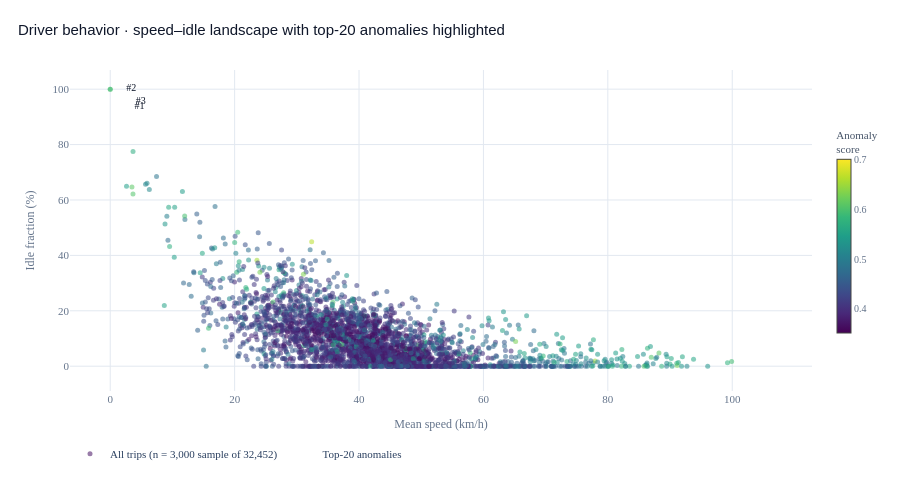

The notebook cell this image was saved under:
### Code cell
import plotly.graph_objects as go

# ═══ Plotly scatter: full fleet (sampled) + top-20 overlay ═══
# Background: sample 3000 trips for performant browser rendering.
# Foreground: top-20 trips with bigger markers and full hover detail.

BG_SAMPLE_SIZE = 3000

# Background sample (deterministic via seed)
rng = np.random.RandomState(SEED)
n_total = len(trips)
sample_idx = rng.choice(n_total, min(BG_SAMPLE_SIZE, n_total), replace=False)
bg = trips.iloc[sample_idx].copy()

# Top-20 (use trips_ranked which is already sorted)
top20_df = trips_ranked.head(20).copy()

# Build hover text for each top-20 trip
def _format_duration(sec):
    m = int(sec // 60); s = int(sec % 60)
    return f'{m}m {s:02d}s'

top20_hover = []
for rank_pos, (_, t) in enumerate(top20_df.iterrows(), start=1):
    speed = t['Vehicle Speed[km/h]_mean']
    idle_pct = t['idle_fraction'] * 100
    rpm = t.get('Engine RPM[RPM]_max', 0)
    dur = t.get('duration_sec', 0)
    h = (f"<b>Rank #{rank_pos} — V{int(t['VehId'])} Trip {int(t['Trip'])}</b><br>"
         f"Anomaly score: <b>{t['anomaly_score']:.3f}</b><br><br>"
         f"Mean speed:  {speed:.1f} km/h<br>"
         f"Max RPM:     {rpm:.0f} rpm<br>"
         f"Idle:        {idle_pct:.1f}%<br>"
         f"Duration:    {_format_duration(dur)}")
    top20_hover.append(h)

fig = go.Figure()

# ── Background trace: all sampled trips ──────────────────
fig.add_trace(go.Scatter(
    x=bg['Vehicle Speed[km/h]_mean'],
    y=bg['idle_fraction'] * 100,
    mode='markers',
    name=f'All trips (n = {len(bg):,} sample of {n_total:,})',
    marker=dict(
        size=5,
        color=bg['anomaly_score'],
        colorscale='Viridis',
        cmin=float(trips['anomaly_score'].min()),
        cmax=float(trips['anomaly_score'].max()),
        opacity=0.55,
        colorbar=dict(
            title=dict(text='Anomaly<br>score',
                       font=dict(family='Plus Jakarta Sans', size=11, color='#475569')),
            tickfont=dict(family='JetBrains Mono', size=10, color='#64748B'),
            thickness=14,
            len=0.7,
        ),
        line=dict(width=0),
    ),
    customdata=np.column_stack([bg['VehId'].astype(int), bg['Trip'].astype(int), bg['anomaly_score']]),
    hovertemplate=(
        'V%{customdata[0]} Trip %{customdata[1]}<br>'
        'Speed: %{x:.1f} km/h<br>Idle: %{y:.1f}%<br>'
        'Score: %{customdata[2]:.3f}<extra></extra>'
    ),
))

# ── Top-20 overlay ───────────────────────────────────────
fig.add_trace(go.Scatter(
    x=top20_df['Vehicle Speed[km/h]_mean'],
    y=top20_df['idle_fraction'] * 100,
    mode='markers+text',
    name='Top-20 anomalies',
    marker=dict(
        size=14,
        color='rgba(220,38,38,0.0)',
        line=dict(color='#0F172A', width=2),
        symbol='circle-open',
    ),
    text=['#1', '#2', '#3'] + [''] * (len(top20_df) - 3),
    textposition='top right',
    textfont=dict(family='Plus Jakarta Sans', size=10, color='#0F172A'),
    customdata=top20_hover,
    hovertemplate='%{customdata}<extra></extra>',
))

fig.update_layout(
    title=dict(
        text='Driver behavior · speed–idle landscape with top-20 anomalies highlighted',
        font=dict(family='Plus Jakarta Sans, sans-serif', size=15, color='#0F172A'),
        x=0.02, xanchor='left',
    ),
    xaxis=dict(
        title=dict(text='Mean speed (km/h)',
                   font=dict(family='Plus Jakarta Sans', size=12, color='#64748B')),
        tickfont=dict(family='JetBrains Mono', size=11, color='#64748B'),
        gridcolor='#E2E8F0', showline=False, zeroline=False,
    ),
    yaxis=dict(
        title=dict(text='Idle fraction (%)',
                   font=dict(family='Plus Jakarta Sans', size=12, color='#64748B')),
        tickfont=dict(family='JetBrains Mono', size=11, color='#64748B'),
        gridcolor='#E2E8F0', showline=False, zeroline=False,
    ),
    paper_bgcolor='rgba(0,0,0,0)',
    plot_bgcolor='rgba(0,0,0,0)',
    margin=dict(l=70, r=40, t=70, b=80),
    height=480,
    legend=dict(orientation='h', yanchor='top', y=-0.15, xanchor='left', x=0,
                font=dict(family='Plus Jakarta Sans', size=11)),
    font=dict(family='Plus Jakarta Sans, sans-serif'),
    hoverlabel=dict(bgcolor='#0F172A', bordercolor='#0F172A',
                    font=dict(family='Plus Jakarta Sans', size=12, color='white'), align='left'),
)

plot_json_path = OUTPUTS_DIR / 'data' / 'ved_03_clusters_plot.json'
plot_json_path.write_text(fig.to_json(), encoding='utf-8')
print(f"Plotly JSON: {plot_json_path.name}  ({plot_json_path.stat().st_size / 1024:.1f} KB)")

png_path = OUTPUTS_DIR / 'plots' / 'ved_03_clusters.png'
try:
    fig.write_image(png_path, width=1000, height=520, scale=2)
    print(f"PNG:         {png_path.name}  ({png_path.stat().st_size / 1024:.1f} KB)")
except Exception as e:
    print(f"PNG export skipped — pip install -U kaleido  ({type(e).__name__})")

fig.show()

print(f"\nCluster summary:")
print(f"  Prolonged-idle:     V189, V169, V503  (idle>65%, speed<7 km/h)")
print(f"  Aggressive-driving: V492, V545, V569  (idle<10%, speed>80 km/h, RPM>4000)")

### Figure 1 — Plotly figure (JSON) as saved in the notebook; plotly's stock layout.template omitted (floating-point values rounded to 4 significant figures; data arrays with more than 128 entries replaced by an {"elided": "..."} marker saying what was removed)
{"data": [{"customdata": {"elided": "3000x3 float values"}, "hovertemplate": "V%{customdata[0]} Trip %{customdata[1]}<br>Speed: %{x:.1f} km/h<br>Idle: %{y:.1f}%<br>Score: %{customdata[2]:.3f}<extra></extra>", "marker": {"cmax": 0.7002, "cmin": 0.3519, "color": {"elided": "3000 float values"}, "colorbar": {"len": 0.7, "thickness": 14, "tickfont": {"color": "#64748B", "family": "JetBrains Mono", "size": 10}, "title": {"font": {"color": "#475569", "family": "Plus Jakarta Sans", "size": 11}, "text": "Anomaly<br>score"}}, "colorscale": [[0, "#440154"], [0.1111, "#482878"], [0.2222, "#3e4989"], [0.3333, "#31688e"], [0.4444, "#26828e"], [0.5556, "#1f9e89"], [0.6667, "#35b779"], [0.7778, "#6ece58"], [0.8889, "#b5de2b"], [1, "#fde725"]], "line": {"width": 0}, "opacity": 0.55, "size": 5}, "mode": "markers", "name": "All trips (n = 3,000 sample of 32,452)", "type": "scatter", "x": {"elided": "3000 float values"}, "y": {"elided": "3000 float values"}}, {"customdata": ["<b>Rank #1 — V189 Trip 2030</b><br>Anomaly score: <b>0.700</b><br><br>Mean speed:  2.3 km/h<br>Max RPM:     1975 rpm<br>Idle:        88.4%<br>Duration:    109m 20s", "<b>Rank #2 — V189 Trip 2425</b><br>Anomaly score: <b>0.699</b><br><br>Mean speed:  1.0 km/h<br>Max RPM:     2089 rpm<br>Idle:        95.0%<br>Duration:    122m 06s", "<b>Rank #3 — V169 Trip 1641</b><br>Anomaly score: <b>0.696</b><br><br>Mean speed:  2.5 km/h<br>Max RPM:     2637 rpm<br>Idle:        90.1%<br>Duration:    168m 40s", "<b>Rank #4 — V454 Trip 1829</b><br>Anomaly score: <b>0.687</b><br><br>Mean speed:  4.2 km/h<br>Max RPM:     2879 rpm<br>Idle:        88.2%<br>Duration:    76m 45s", "<b>Rank #5 — V492 Trip 1741</b><br>Anomaly score: <b>0.685</b><br><br>Mean speed:  88.2 km/h<br>Max RPM:     4070 rpm<br>Idle:        7.6%<br>Duration:    32m 21s", "<b>Rank #6 — V542 Trip 1895</b><br>Anomaly score: <b>0.684</b><br><br>Mean speed:  57.0 km/h<br>Max RPM:     3378 rpm<br>Idle:        12.5%<br>Duration:    33m 10s", "<b>Rank #7 — V536 Trip 485</b><br>Anomaly score: <b>0.684</b><br><br>Mean speed:  80.1 km/h<br>Max RPM:     3612 rpm<br>Idle:        1.2%<br>Duration:    79m 10s", "<b>Rank #8 — V569 Trip 1573</b><br>Anomaly score: <b>0.682</b><br><br>Mean speed:  21.5 km/h<br>Max RPM:     2424 rpm<br>Idle:        39.0%<br>Duration:    133m 28s", "<b>Rank #9 — V569 Trip 750</b><br>Anomaly score: <b>0.681</b><br><br>Mean speed:  84.8 km/h<br>Max RPM:     3000 rpm<br>Idle:        1.0%<br>Duration:    73m 06s", "<b>Rank #10 — V569 Trip 358</b><br>Anomaly score: <b>0.680</b><br><br>Mean speed:  23.9 km/h<br>Max RPM:     2407 rpm<br>Idle:        27.2%<br>Duration:    76m 09s", "<b>Rank #11 — V189 Trip 1910</b><br>Anomaly score: <b>0.679</b><br><br>Mean speed:  6.0 km/h<br>Max RPM:     2557 rpm<br>Idle:        68.5%<br>Duration:    114m 55s", "<b>Rank #12 — V108 Trip 1494</b><br>Anomaly score: <b>0.679</b><br><br>Mean speed:  71.6 km/h<br>Max RPM:     4739 rpm<br>Idle:        6.6%<br>Duration:    81m 55s", "<b>Rank #13 — V492 Trip 1655</b><br>Anomaly score: <b>0.677</b><br><br>Mean speed:  93.4 km/h<br>Max RPM:     3953 rpm<br>Idle:        0.4%<br>Duration:    12m 47s", "<b>Rank #14 — V567 Trip 3779</b><br>Anomaly score: <b>0.674</b><br><br>Mean speed:  59.2 km/h<br>Max RPM:     3185 rpm<br>Idle:        19.4%<br>Duration:    77m 13s", "<b>Rank #15 — V492 Trip 1761</b><br>Anomaly score: <b>0.672</b><br><br>Mean speed:  105.5 km/h<br>Max RPM:     3559 rpm<br>Idle:        0.0%<br>Duration:    9m 41s", "<b>Rank #16 — V189 Trip 1866</b><br>Anomaly score: <b>0.671</b><br><br>Mean speed:  5.9 km/h<br>Max RPM:     2369 rpm<br>Idle:        67.7%<br>Duration:    144m 06s", "<b>Rank #17 — V503 Trip 892</b><br>Anomaly score: <b>0.667</b><br><br>Mean speed:  6.2 km/h<br>Max RPM:     2865 rpm<br>Idle:        83.5%<br>Duration:    98m 42s", "<b>Rank #18 — V545 Trip 387</b><br>Anomaly score: <b>0.666</b><br><br>Mean speed:  101.0 km/h<br>Max RPM:     4497 rpm<br>Idle:        0.6%<br>Duration:    9m 03s", "<b>Rank #19 — V465 Trip 956</b><br>Anomaly score: <b>0.664</b><br><br>Mean speed:  58.0 km/h<br>Max RPM:     4933 rpm<br>Idle:        9.4%<br>Duration:    123m 25s", "<b>Rank #20 — V492 Trip 2581</b><br>Anomaly score: <b>0.664</b><br><br>Mean speed:  94.8 km/h<br>Max RPM:     4005 rpm<br>Idle:        0.0%<br>Duration:    9m 37s"], "hovertemplate": "%{customdata}<extra></extra>", "marker": {"color": "rgba(220,38,38,0.0)", "line": {"color": "#0F172A", "width": 2}, "size": 14, "symbol": "circle-open"}, "mode": "markers+text", "name": "Top-20 anomalies", "text": ["#1", "#2", "#3", "", "", "", "", "", "", "", "", "", "", "", "", "", "", "", "", ""], "textfont": {"color": "#0F172A", "family": "Plus Jakarta Sans", "size": 10}, "textposition": "top right", "type": "scatter", "x": [2.315, 1.001, 2.524, 4.197, 88.2, 57.05, 80.06, 21.48, 84.78, 23.95, 5.963, 71.58, 93.39, 59.23, 105.5, 5.865, 6.192, 101.0, 57.96, 94.84], "y": [88.36, 95.01, 90.06, 88.24, 7.643, 12.5, 1.194, 39.02, 1.028, 27.18, 68.5, 6.562, 0.3817, 19.44, 0.0, 67.66, 83.48, 0.6237, 9.447, 0.0]}], "layout": {"font": {"family": "Plus Jakarta Sans, sans-serif"}, "height": 480, "hoverlabel": {"align": "left", "bgcolor": "#0F172A", "bordercolor": "#0F172A", "font": {"color": "white", "family": "Plus Jakarta Sans", "size": 12}}, "legend": {"font": {"family": "Plus Jakarta Sans", "size": 11}, "orientation": "h", "x": 0, "xanchor": "left", "y": -0.15, "yanchor": "top"}, "margin": {"b": 80, "l": 70, "r": 40, "t": 70}, "paper_bgcolor": "rgba(0,0,0,0)", "plot_bgcolor": "rgba(0,0,0,0)", "title": {"font": {"color": "#0F172A", "family": "Plus Jakarta Sans, sans-serif", "size": 15}, "text": "Driver behavior · speed–idle landscape with top-20 anomalies highlighted", "x": 0.02, "xanchor": "left"}, "xaxis": {"gridcolor": "#E2E8F0", "showline": false, "tickfont": {"color": "#64748B", "family": "JetBrains Mono", "size": 11}, "title": {"font": {"color": "#64748B", "family": "Plus Jakarta Sans", "size": 12}, "text": "Mean speed (km/h)"}, "zeroline": false}, "yaxis": {"gridcolor": "#E2E8F0", "showline": false, "tickfont": {"color": "#64748B", "family": "JetBrains Mono", "size": 11}, "title": {"font": {"color": "#64748B", "family": "Plus Jakarta Sans", "size": 12}, "text": "Idle fraction (%)"}, "zeroline": false}}}
